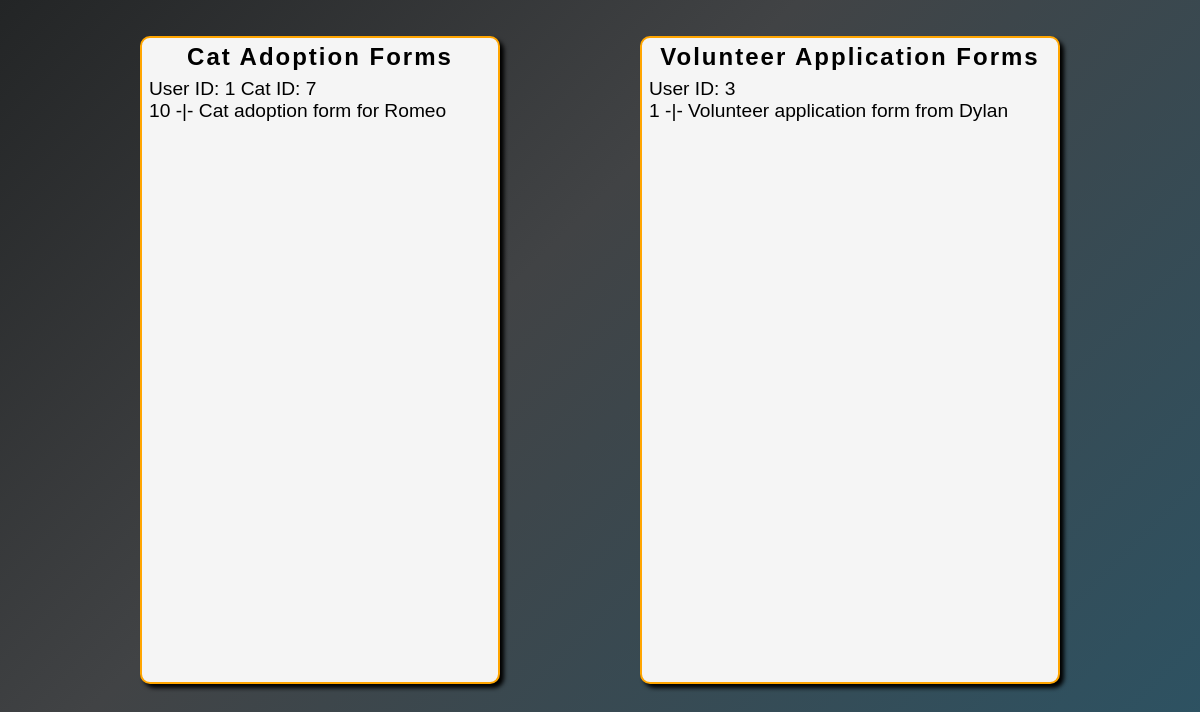
Screenshot of /admin/7 with the database file from the repository.
### db_management.py (models this page shows)
class AdoptionForm(db.Model):
    id = db.Column(db.Integer, primary_key=True)
    address = db.Column(db.String(30), nullable=False)
    other_pets = db.Column(db.Integer, nullable=False)
    reason = db.Column(db.String(100), nullable=False)
    cat_id = db.Column(db.Integer, db.ForeignKey("cat.id"), nullable=False)
    user_id = db.Column(db.Integer, db.ForeignKey("user.id"), nullable=False)
    review = db.relationship(
        "AdoptionFormReview", backref="form", uselist=False
    )

class Cat(db.Model):
    id = db.Column(db.Integer, primary_key=True)
    name = db.Column(db.String(25), nullable=False)
    bio = db.Column(db.String(100), nullable=False)
    age = db.Column(db.Integer, nullable=False)
    gender = db.Column(db.String(1), nullable=False)
    image = db.Column(db.String(100))
    room = db.Column(db.String(2))
    adopted = db.Column(db.Boolean, nullable=False, default=False)
    forms = db.relationship("AdoptionForm", backref="cat", lazy=True)
    transport = db.relationship(
        "CatTransport", backref="cat", lazy=True, uselist=False
    )

class VolunteerRequest(db.Model):
    id = db.Column(db.Integer, primary_key=True)
    first_name = db.Column(db.String(50), nullable=False)
    last_name = db.Column(db.String(50), nullable=False)
    address = db.Column(db.String(50), nullable=False)
    age = db.Column(db.Integer, nullable=False)
    reason = db.Column(db.String(500), nullable=False)
    user_id = db.Column(db.Integer, db.ForeignKey("user.id"), nullable=False)
    review = db.relationship(
        "VolunteerRequestReview", backref="request", uselist=False
    )

### main.py (the view, shortened to what this page needs)
@app.route("/admin/<int:id>", methods=["GET", "POST"])
def admin(id):
    review_form = ReviewAdoptForm()
    user = User.query.get(id)
    adoption_forms = AdoptionForm.query.all()
    volunteer_forms = VolunteerRequest.query.all()
    new_review = 0
    if new_review:
        db.session.add(new_review)
        db.session.commit()
        return redirect(url_for("admin", id=id))
    return render_template(
        "admin.html",
        volunteer_forms=volunteer_forms,
        adoption_forms=adoption_forms,
        user=user,
        review_form=review_form,
    )

### templates/admin.html (shortened to what this page needs)
{% extends "base.html" %} {% block style %}
<link rel="stylesheet" href="{{ url_for('static', filename='admin.css') }}" />
<link
	rel="stylesheet"
	href="https://cdnjs.cloudflare.com/ajax/libs/font-awesome/6.5.0/css/all.min.css"
/>
{% endblock %} {% block content %}
<main>
	<section id="cat-form-section">
		<h2>Cat Adoption Forms</h2>
		{% for form in adoption_forms %} {% if form.review %} {% else %}
		<div class="cat-form">
			<p>User ID: {{ form.user_id }} Cat ID: {{ form.cat.id }}</p>
			<p class="form-link" id="{{ form.id }}">
				{{ form.id }} -|- Cat adoption form for {{ form.cat.name }}
			</p>
		</div>
		{% endif %} {% endfor %}
	</section>
	<section id="volunteer-form-section">
		<h2>Volunteer Application Forms</h2>
		{% for form in volunteer_forms %} {% if form.review %} {% else %}
		<div class="volunteer-form">
			<p>User ID: {{ form.user_id }}</p>
			<p class="form-link" id="{{ form.id }}">
				{{ form.id }} -|- Volunteer application form from {{
				form.first_name }}
			</p>
		</div>
		{% endif %} {% endfor %}
	</section>
</main>
{% endblock %}

### static/styles.css (style rules this page uses)
* { margin: 0; padding: 0; box-sizing: border-box; font-family: Arial, Helvetica, sans-serif; }
html, body { width: 100vw; height: 100vh; font-size: 16px; }
body { background: linear-gradient(135deg, #232526 0%, #414345 40%, #2c5364 100%); background-repeat: no-repeat; background-size: 100% 100%; background-attachment: fixed; }

### static/admin.css (style rules this page uses)
main { display: flex; align-items: center; justify-content: space-evenly; width: 100%; height: 90%; }
section { background-color: whitesmoke; border-radius: 10px; padding: 5px; display: grid; row-gap: 5px; grid-auto-rows: min-content; overflow-y: auto; transition: 0.3s ease-in-out; box-shadow: 4px 4px 4px black; border: solid orange 2px; }
#cat-form-section, #volunteer-form-section { width: 30%; height: 90%; }
#volunteer-form-section { width: 35%; }
h2 { font-size: 1.5rem; letter-spacing: 2px; text-align: center; }
.cat-form, .volunteer-form { display: flex; flex-direction: column; justify-content: center; border-radius: 7px; font-size: 1.2rem; padding: 2px; }
.form-link { text-decoration: none; color: black; }

### rows the page displays
AdoptionForm: user_id "1", cat.id "7", id "10", cat.name "Romeo"
VolunteerRequest: user_id "3", id "1", first_name "Dylan"
